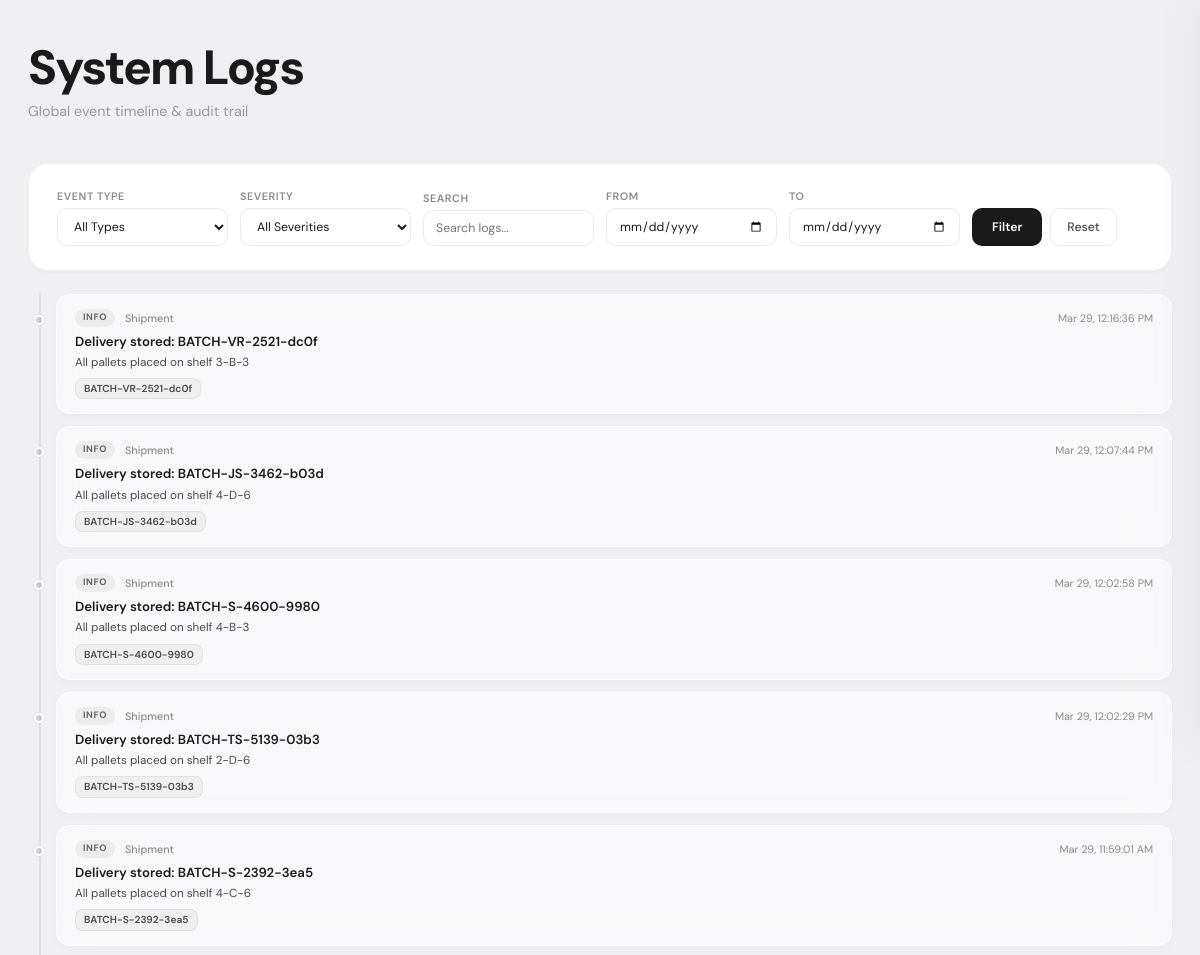
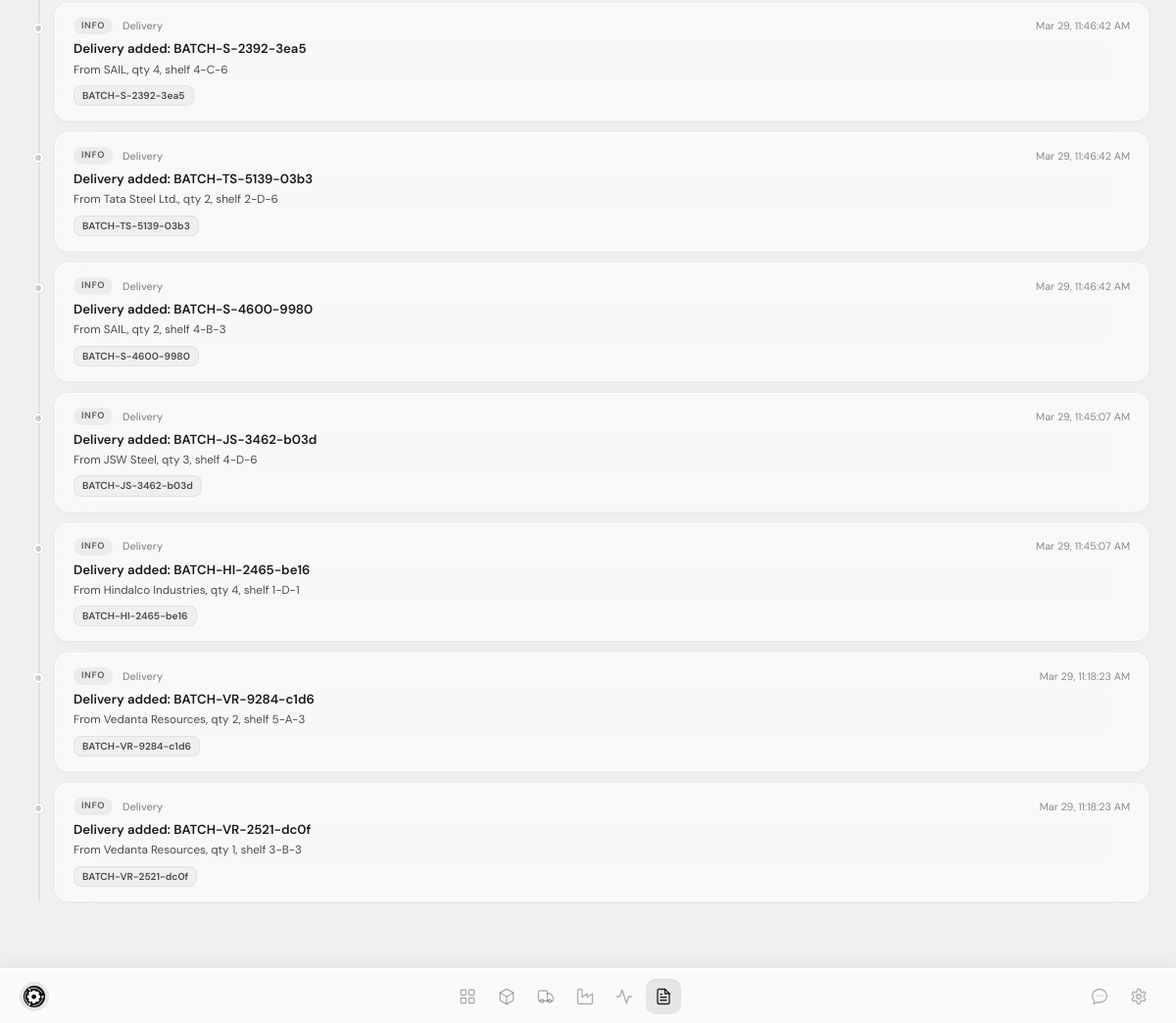
/logs/, run on the app's committed database (2 pictures, top to bottom).
### dashboard/models.py (models this page shows, shortened)
class GlobalLog(models.Model):
    EVENT_TYPE_CHOICES = [
        ('delivery', 'Delivery'),
        ('manufacturing', 'Manufacturing'),
        ('scrap', 'Scrap'),
        ('machine', 'Machine'),
        ('material', 'Material'),
        ('warehouse', 'Warehouse'),
        ('shipment', 'Shipment'),
        ('threshold', 'Threshold'),
    ]
    SEVERITY_CHOICES = [
        ('info', 'Info'),
        ('warning', 'Warning'),
        ('error', 'Error'),
        ('critical', 'Critical'),
    ]
    timestamp = models.DateTimeField(auto_now_add=True, db_index=True)
    event_type = models.CharField(max_length=20, choices=EVENT_TYPE_CHOICES, db_index=True)
    severity = models.CharField(max_length=10, choices=SEVERITY_CHOICES, default='info', db_index=True)
    title = models.CharField(max_length=300)
    description = models.TextField(blank=True, default='')
    delivery = models.ForeignKey('Delivery', null=True, blank=True, on_delete=models.SET_NULL, related_name='logs')
    manufacturing_order = models.ForeignKey('ManufacturingOrder', null=True, blank=True, on_delete=models.SET_NULL, related_name='logs')
    machine = models.ForeignKey('MachineHealth', null=True, blank=True, on_delete=models.SET_NULL, related_name='logs')
    scrap_event = models.ForeignKey('ScrapEvent', null=True, blank=True, on_delete=models.SET_NULL, related_name='logs')
    class Meta:
        ordering = ['-timestamp']
        indexes = [
            models.Index(fields=['-timestamp', 'event_type']),
            models.Index(fields=['-timestamp', 'severity']),
        ]

class Delivery(models.Model):
    STATUS_CHOICES = [('pending', 'Pending'), ('stored', 'Stored'), ('deleted', 'Deleted')]
    manufacturer = models.CharField(max_length=200)
    date = models.DateField()
    size = models.CharField(max_length=100)
    batch_id = models.CharField(max_length=50, unique=True)
    quantity = models.CharField(max_length=50)
    shelf_id = models.CharField(max_length=20)
    status = models.CharField(max_length=20, choices=STATUS_CHOICES, default='pending')
    warehouse = models.ForeignKey('Warehouse', null=True, blank=True, on_delete=models.CASCADE, related_name='deliveries')
    material = models.ForeignKey(Material, null=True, blank=True, on_delete=models.SET_NULL)
    delete_reason = models.TextField(blank=True, default='')
    created_at = models.DateTimeField(auto_now_add=True)
    class Meta:
        ordering = ['-date', '-id']

### dashboard/views.py (the view)
# urls.py: path('logs/', views.logs, name='logs'),
def logs(request):
    qs = GlobalLog.objects.all()
    event_type = request.GET.get('event_type', '')
    severity = request.GET.get('severity', '')
    search = request.GET.get('search', '')
    date_from = request.GET.get('date_from', '')
    date_to = request.GET.get('date_to', '')
    order_id = request.GET.get('order', '')
    around = request.GET.get('around', '')
    if event_type:
        qs = qs.filter(event_type=event_type)
    if severity:
        qs = qs.filter(severity=severity)
    if search:
        qs = qs.filter(
            models.Q(title__icontains=search) | models.Q(description__icontains=search)
        )
    if date_from:
        qs = qs.filter(timestamp__date__gte=date_from)
    if date_to:
        qs = qs.filter(timestamp__date__lte=date_to)
    highlight_log_id = None
    if not order_id:
        if around:
            try:
                center = datetime.datetime.fromisoformat(around)
                qs = qs.filter(
                    timestamp__gte=center - datetime.timedelta(hours=2),
                    timestamp__lte=center + datetime.timedelta(hours=2),
                )
            except (ValueError, TypeError):
                pass
    logs_list = qs.select_related(
        'delivery', 'manufacturing_order', 'machine', 'scrap_event'
    )[:500]
    if order_id:
        for log in logs_list:
            if (log.manufacturing_order and log.manufacturing_order.order_id == order_id) or \
               order_id in log.title:
                highlight_log_id = log.id
                break
    context = {
        'active_tab': 'logs',
        'logs': logs_list,
        'event_types': GlobalLog.EVENT_TYPE_CHOICES,
        'severities': GlobalLog.SEVERITY_CHOICES,
        'filter_event_type': event_type,
        'filter_severity': severity,
        'filter_search': search,
        'filter_date_from': date_from,
        'filter_date_to': date_to,
        'filter_order': order_id,
        'highlight_log_id': highlight_log_id,
    }
    return render(request, 'dashboard/logs.html', context)

### templates/dashboard/logs.html (shortened to what this page needs)
{% extends "base.html" %}
{% block content %}
<div class="dashboard-hero">
    <div class="dashboard-header">
        <h1 class="dashboard-title">System Logs</h1>
        <p class="dashboard-subtitle">Global event timeline &amp; audit trail</p>
    </div>
    <div class="table-container mt-4">
        <form method="get" class="log-filter-form">
            <div class="log-filter-grid">
                <div class="log-filter-item">
                    <label>Event Type</label>
                    <select name="event_type">
                        <option value="">All Types</option>
                    </select>
                </div>
                <div class="log-filter-item">
                    <label>Severity</label>
                    <select name="severity">
                        <option value="">All Severities</option>
                    </select>
                </div>
                <div class="log-filter-item">
                    <label>Search</label>
                    <input type="text" name="search" placeholder="Search logs..." value="{{ filter_search }}">
                </div>
                <div class="log-filter-item">
                    <label>From</label>
                    <input type="date" name="date_from" value="{{ filter_date_from }}">
                </div>
                <div class="log-filter-item">
                    <label>To</label>
                    <input type="date" name="date_to" value="{{ filter_date_to }}">
                </div>
                <div class="log-filter-item log-filter-actions">
                    <label>&nbsp;</label>
                    <div style="display:flex;gap:8px;">
                        <button type="submit">Filter</button>
                        <a href="{% url 'dashboard:logs' %}" class="log-filter-reset">Reset</a>
                    </div>
                </div>
            </div>
        </form>
    </div>
    <div class="log-timeline mt-6">
        {% for log in logs %}
        <div class="log-entry log-severity-{{ log.severity }}{% if log.id == highlight_log_id %} log-highlight-target{% endif %}"
             id="log-{{ log.id }}"
             {% if log.id == highlight_log_id %}data-highlight="true"{% endif %}>
            <div class="log-entry-dot"></div>
            <div class="log-entry-content">
                <div class="log-entry-header">
                    <span class="log-severity-badge {{ log.severity }}">{{ log.severity|upper }}</span>
                    <span class="log-event-type">{{ log.get_event_type_display }}</span>
                    <span class="log-timestamp">{{ log.timestamp|date:"M d, g:i:s A" }}</span>
                </div>
                <div class="log-entry-title">{{ log.title }}</div>
                {% if log.description %}
                <div class="log-entry-desc">{{ log.description }}</div>
                {% endif %}
                <div class="log-entry-links">
                    {% if log.delivery %}
                    <span class="link-badge">{{ log.delivery.batch_id }}</span>
                    {% endif %}
                </div>
            </div>
        </div>
        {% endfor %}
    </div>
</div>
{% endblock %}

### data on the page
GlobalLog: severity "INFO", event_type "Shipment", timestamp "Mar 29, 12:16:36 PM", title "Delivery stored: BATCH-VR-2521-dc0f", description "All pallets placed on shelf 3-B-3", delivery.batch_id "BATCH-VR-2521-dc0f"
GlobalLog: severity "INFO", event_type "Shipment", timestamp "Mar 29, 12:07:44 PM", title "Delivery stored: BATCH-JS-3462-b03d", description "All pallets placed on shelf 4-D-6", delivery.batch_id "BATCH-JS-3462-b03d"
GlobalLog: severity "INFO", event_type "Shipment", timestamp "Mar 29, 12:02:58 PM", title "Delivery stored: BATCH-S-4600-9980", description "All pallets placed on shelf 4-B-3", delivery.batch_id "BATCH-S-4600-9980"
GlobalLog: severity "INFO", event_type "Shipment", timestamp "Mar 29, 12:02:29 PM", title "Delivery stored: BATCH-TS-5139-03b3", description "All pallets placed on shelf 2-D-6", delivery.batch_id "BATCH-TS-5139-03b3"
GlobalLog: severity "INFO", event_type "Shipment", timestamp "Mar 29, 11:59:01 AM", title "Delivery stored: BATCH-S-2392-3ea5", description "All pallets placed on shelf 4-C-6", delivery.batch_id "BATCH-S-2392-3ea5"
GlobalLog: severity "INFO", event_type "Delivery", timestamp "Mar 29, 11:46:42 AM", title "Delivery added: BATCH-S-2392-3ea5", description "From SAIL, qty 4, shelf 4-C-6", delivery.batch_id "BATCH-S-2392-3ea5"
GlobalLog: severity "INFO", event_type "Delivery", timestamp "Mar 29, 11:46:42 AM", title "Delivery added: BATCH-TS-5139-03b3", description "From Tata Steel Ltd., qty 2, shelf 2-D-6", delivery.batch_id "BATCH-TS-5139-03b3"
GlobalLog: severity "INFO", event_type "Delivery", timestamp "Mar 29, 11:46:42 AM", title "Delivery added: BATCH-S-4600-9980", description "From SAIL, qty 2, shelf 4-B-3", delivery.batch_id "BATCH-S-4600-9980"
GlobalLog: severity "INFO", event_type "Delivery", timestamp "Mar 29, 11:45:07 AM", title "Delivery added: BATCH-JS-3462-b03d", description "From JSW Steel, qty 3, shelf 4-D-6", delivery.batch_id "BATCH-JS-3462-b03d"
GlobalLog: severity "INFO", event_type "Delivery", timestamp "Mar 29, 11:45:07 AM", title "Delivery added: BATCH-HI-2465-be16", description "From Hindalco Industries, qty 4, shelf 1-D-1", delivery.batch_id "BATCH-HI-2465-be16"
GlobalLog: severity "INFO", event_type "Delivery", timestamp "Mar 29, 11:18:23 AM", title "Delivery added: BATCH-VR-9284-c1d6", description "From Vedanta Resources, qty 2, shelf 5-A-3", delivery.batch_id "BATCH-VR-9284-c1d6"
GlobalLog: severity "INFO", event_type "Delivery", timestamp "Mar 29, 11:18:23 AM", title "Delivery added: BATCH-VR-2521-dc0f", description "From Vedanta Resources, qty 1, shelf 3-B-3", delivery.batch_id "BATCH-VR-2521-dc0f"
